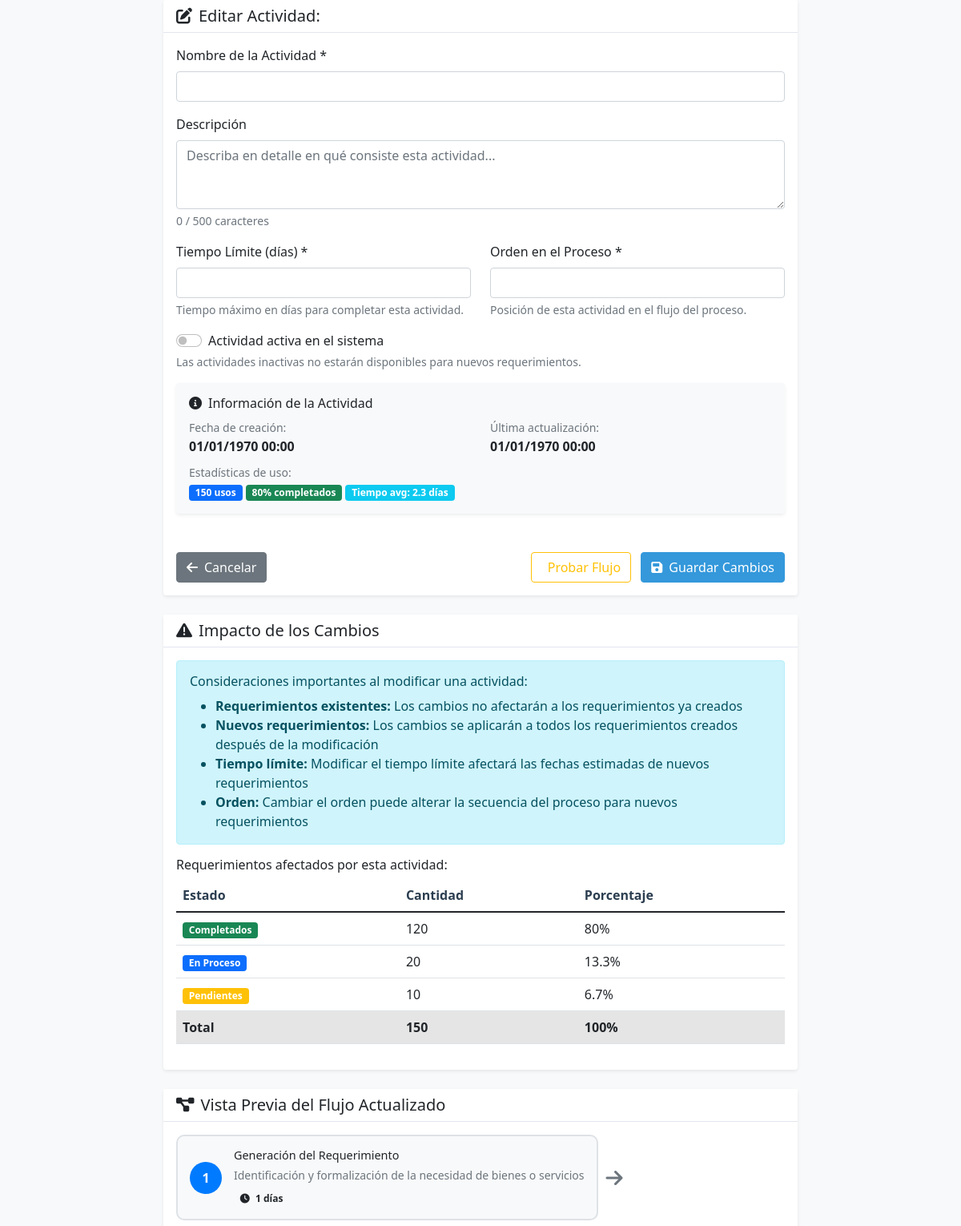
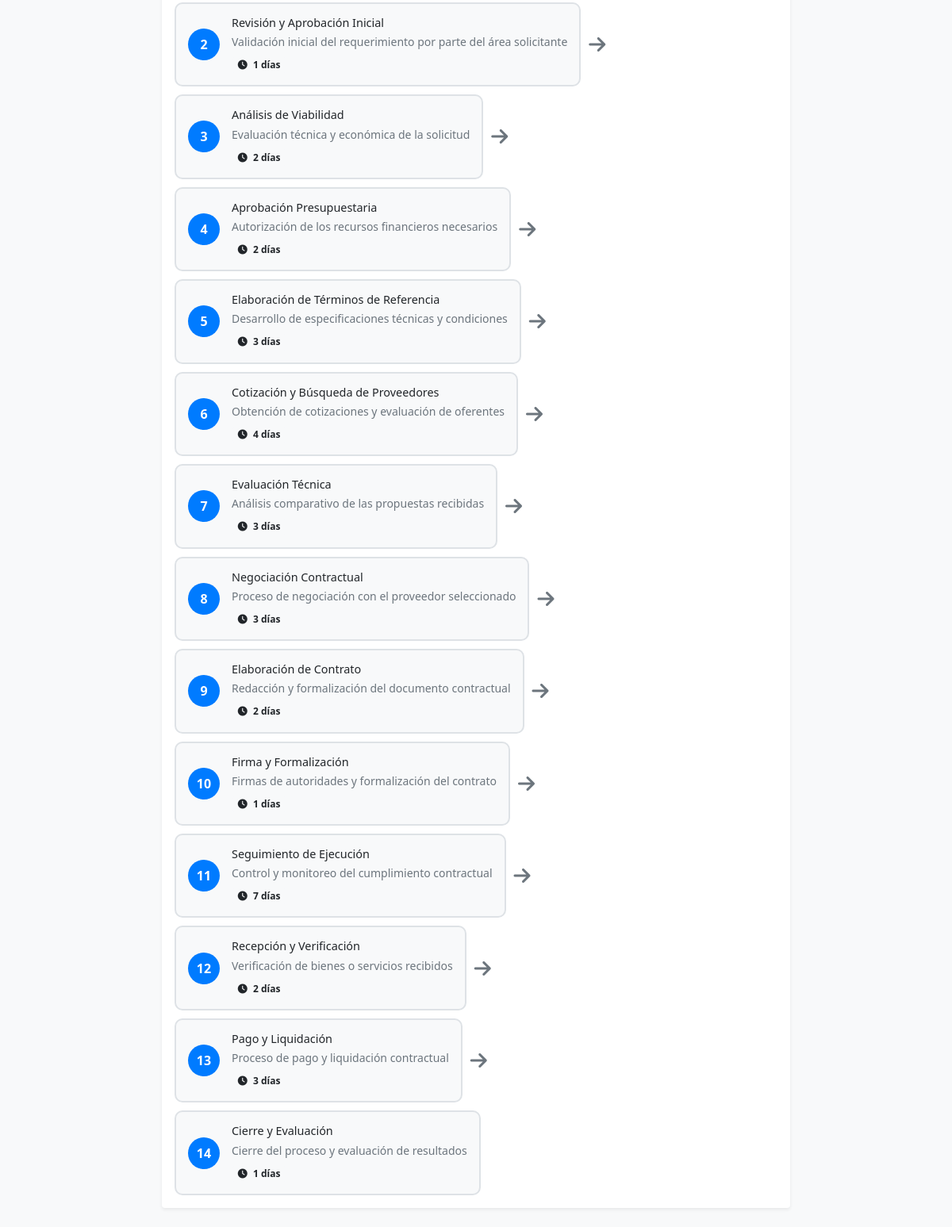
/app/views/actividades/editar.php, run on the app's committed database (2 pictures, top to bottom).
### tables this page shows
CREATE TABLE actividades (
    id INT AUTO_INCREMENT PRIMARY KEY,
    nombre VARCHAR(100) NOT NULL,
    descripcion TEXT,
    tiempo_limite INT NOT NULL,  
    orden INT NOT NULL,
    activo BOOLEAN DEFAULT TRUE,
    fecha_creacion TIMESTAMP DEFAULT CURRENT_TIMESTAMP
);

### app/models/Database.php (called while the page is built)
<?php
class Database {
    private static $instance = null;
    private $pdo;
    private function __construct() {
        try {
            $this->pdo = new PDO(
                "mysql:host=" . Config::DB_HOST . ";dbname=" . Config::DB_NAME . ";charset=" . Config::DB_CHARSET,
                Config::DB_USER,
                Config::DB_PASS,
                [
                    PDO::ATTR_ERRMODE => PDO::ERRMODE_EXCEPTION,
                    PDO::ATTR_DEFAULT_FETCH_MODE => PDO::FETCH_ASSOC,
                    PDO::ATTR_EMULATE_PREPARES => false
                ]
            );
        } catch (PDOException $e) {
            throw new Exception("Error de conexión: " . $e->getMessage());
        }
    }
    public static function getInstance() {
        if (self::$instance === null) {
            self::$instance = new self();
        }
        return self::$instance;
    }
    public function getConnection() {
        return $this->pdo;
    }
}
?>

### app/models/Actividad.php (called while the page is built, shortened)
<?php
class Actividad {
    private $db;
    public function __construct() {
        $this->db = Database::getInstance()->getConnection();
    }
    public function obtenerTodas() {
        $stmt = $this->db->query("SELECT * FROM actividades ORDER BY orden");
        return $stmt->fetchAll();
    }
}
?>

### app/views/actividades/editar.php (the view, shortened to what this page needs)
<?php
require_once 'app/views/layouts/header.php';
$actividad = $datos['actividad'];
?>
<div class="row justify-content-center">
    <div class="col-lg-8">
        <div class="card">
            <div class="card-header">
                <h5 class="card-title mb-0">
                    <i class="fas fa-edit me-2"></i>Editar Actividad: <?php echo $actividad['nombre']; ?>
                </h5>
            </div>
            <div class="card-body">
                <form method="POST" class="needs-validation" novalidate>
                    <div class="row">
                        <div class="col-md-12 mb-3">
                            <label for="nombre" class="form-label">Nombre de la Actividad *</label>
                            <input type="text" class="form-control" id="nombre" name="nombre"
                                   value="<?php echo htmlspecialchars($actividad['nombre']); ?>" required maxlength="100">
                        </div>
                        <div class="col-md-12 mb-3">
                            <label for="descripcion" class="form-label">Descripción</label>
                            <textarea class="form-control" id="descripcion" name="descripcion" rows="3"
                                      maxlength="500" placeholder="Describa en detalle en qué consiste esta actividad..."><?php echo htmlspecialchars($actividad['descripcion']); ?></textarea>
                            <div class="form-text">
                                <span id="contadorCaracteres">0</span> / 500 caracteres
                            </div>
                        </div>
                        <div class="col-md-6 mb-3">
                            <label for="tiempo_limite" class="form-label">Tiempo Límite (días) *</label>
                            <input type="number" class="form-control" id="tiempo_limite" name="tiempo_limite"
                                   value="<?php echo $actividad['tiempo_limite']; ?>" min="1" max="365" required>
                            <div class="form-text">
                                Tiempo máximo en días para completar esta actividad.
                            </div>
                        </div>
                        <div class="col-md-6 mb-3">
                            <label for="orden" class="form-label">Orden en el Proceso *</label>
                            <input type="number" class="form-control" id="orden" name="orden"
                                   value="<?php echo $actividad['orden']; ?>" min="1" max="20" required>
                            <div class="form-text">
                                Posición de esta actividad en el flujo del proceso.
                            </div>
                        </div>
                        <div class="col-12 mb-3">
                            <div class="form-check form-switch">
                                <input class="form-check-input" type="checkbox" id="activo" name="activo"
                                       <?php echo $actividad['activo'] ? 'checked' : ''; ?>>
                                <label class="form-check-label" for="activo">
                                    Actividad activa en el sistema
                                </label>
                            </div>
                            <div class="form-text">
                                Las actividades inactivas no estarán disponibles para nuevos requerimientos.
                            </div>
                        </div>
                        <div class="col-12">
                            <div class="card bg-light">
                                <div class="card-body">
                                    <h6 class="card-title">
                                        <i class="fas fa-info-circle me-2"></i>Información de la Actividad
                                    </h6>
                                    <div class="row">
                                        <div class="col-md-6">
                                            <small class="text-muted">Fecha de creación:</small><br>
                                            <strong><?php echo date('d/m/Y H:i', strtotime($actividad['fecha_creacion'])); ?></strong>
                                        </div>
                                        <div class="col-md-6">
                                            <small class="text-muted">Última actualización:</small><br>
                                            <strong><?php echo date('d/m/Y H:i', strtotime($actividad['fecha_actualizacion'] ?? $actividad['fecha_creacion'])); ?></strong>
                                        </div>
                                        <div class="col-12 mt-2">
                                            <small class="text-muted">Estadísticas de uso:</small><br>
                                            <?php
                                            $totalUsos = 150;
                                            $completados = 120;
                                            $porcentajeCompletados = $totalUsos > 0 ? round(($completados / $totalUsos) * 100) : 0;
                                            ?>
                                            <span class="badge bg-primary"><?php echo $totalUsos; ?> usos</span>
                                            <span class="badge bg-success"><?php echo $porcentajeCompletados; ?>% completados</span>
                                            <span class="badge bg-info">Tiempo avg: 2.3 días</span>
                                        </div>
                                    </div>
                                </div>
                            </div>
                        </div>
                    </div>
                    <div class="row mt-4">
                        <div class="col-12">
                            <div class="d-flex justify-content-between">
                                <a href="<?php echo BASE_URL; ?>actividades" class="btn btn-secondary">
                                    <i class="fas fa-arrow-left me-2"></i>Cancelar
                                </a>
                                <div>
                                    <button type="button" class="btn btn-outline-warning me-2"
                                            onclick="probarActividad()">
                                        <i class="fas fa-test-tube me-2"></i>Probar Flujo
                                    </button>
                                    <button type="submit" class="btn btn-primary">
                                        <i class="fas fa-save me-2"></i>Guardar Cambios
                                    </button>
                                </div>
                            </div>
                        </div>
                    </div>
                </form>
            </div>
        </div>
        <div class="card mt-4">
            <div class="card-header">
                <h5 class="card-title mb-0">
                    <i class="fas fa-exclamation-triangle me-2"></i>Impacto de los Cambios
                </h5>
            </div>
            <div class="card-body">
                <div class="alert alert-info">
                    <h6 class="alert-heading">Consideraciones importantes al modificar una actividad:</h6>
                    <ul class="mb-0">
                        <li><strong>Requerimientos existentes:</strong> Los cambios no afectarán a los requerimientos ya creados</li>
                        <li><strong>Nuevos requerimientos:</strong> Los cambios se aplicarán a todos los requerimientos creados después de la modificación</li>
                        <li><strong>Tiempo límite:</strong> Modificar el tiempo límite afectará las fechas estimadas de nuevos requerimientos</li>
                        <li><strong>Orden:</strong> Cambiar el orden puede alterar la secuencia del proceso para nuevos requerimientos</li>
                    </ul>
                </div>
                <div class="mt-3">
                    <h6>Requerimientos afectados por esta actividad:</h6>
                    <div class="table-responsive">
                        <table class="table table-sm">
                            <thead>
                                <tr>
                                    <th>Estado</th>
                                    <th>Cantidad</th>
                                    <th>Porcentaje</th>
                                </tr>
                            </thead>
                            <tbody>
                                <tr>
                                    <td><span class="badge bg-success">Completados</span></td>
                                    <td>120</td>
                                    <td>80%</td>
                                </tr>
                                <tr>
                                    <td><span class="badge bg-primary">En Proceso</span></td>
                                    <td>20</td>
                                    <td>13.3%</td>
                                </tr>
                                <tr>
                                    <td><span class="badge bg-warning">Pendientes</span></td>
                                    <td>10</td>
                                    <td>6.7%</td>
                                </tr>
                                <tr class="table-active">
                                    <td><strong>Total</strong></td>
                                    <td><strong>150</strong></td>
                                    <td><strong>100%</strong></td>
                                </tr>
                            </tbody>
                        </table>
                    </div>
                </div>
            </div>
        </div>
        <div class="card mt-4">
            <div class="card-header">
                <h5 class="card-title mb-0">
                    <i class="fas fa-project-diagram me-2"></i>Vista Previa del Flujo Actualizado
                </h5>
            </div>
            <div class="card-body">
                <?php
                $actividadModel = new Actividad();
                $actividades = $actividadModel->obtenerTodas();
                ?>
                <div class="process-preview">
                    <?php foreach ($actividades as $index => $act): ?>
                    <div class="process-step <?php echo !$act['activo'] ? 'inactive' : ''; ?>
                         <?php echo $act['id'] == $actividad['id'] ? 'current-activity' : ''; ?>">
                        <div class="step-number"><?php echo $act['orden']; ?></div>
                        <div class="step-content">
                            <h6>
                                <?php echo $act['nombre']; ?>
                            </h6>
                            <p class="small text-muted mb-1"><?php echo $act['descripcion']; ?></p>
                            <div class="step-meta">
                                <span class="badge bg-light text-dark">
                                    <i class="fas fa-clock me-1"></i>
                                    <?php echo $act['id'] == $actividad['id'] ?
                                        ($_POST['tiempo_limite'] ?? $actividad['tiempo_limite']) :
                                        $act['tiempo_limite']; ?> días
                                </span>
                            </div>
                        </div>
                    </div>
                    <?php if ($index < count($actividades) - 1): ?>
                    <div class="process-arrow">
                        <i class="fas fa-arrow-right"></i>
                    </div>
                    <?php endif; ?>
                    <?php endforeach; ?>
                </div>
            </div>
        </div>
    </div>
</div>
<?php require_once 'app/views/layouts/footer.php'; ?>

### assets/css/style.css (style rules this page uses)
:root { --primary-color: #2c3e50; --secondary-color: #3498db; --success-color: #27ae60; --warning-color: #f39c12; --danger-color: #e74c3c; --light-color: #ecf0f1; --dark-color: #2c3e50; }
body { font-family: 'Segoe UI', Tahoma, Geneva, Verdana, sans-serif; background-color: #f8f9fa; }
.card { border: none; box-shadow: 0 0.125rem 0.25rem rgba(0,0,0,0.075); margin-bottom: 1.5rem; }
.card-header { background-color: white; border-bottom: 1px solid #e3e6f0; }
.btn-primary { background-color: var(--secondary-color); border-color: var(--secondary-color); }
.table th { border-top: none; font-weight: 600; color: var(--dark-color); }

### assets/css/dashboard.css (style rules this page uses)
.table-sm th, .table-sm td { padding: 0.5rem; }

### app/views/actividades/editar.php (style rules this page uses)
.process-preview { display: flex; align-items: center; flex-wrap: wrap; gap: 10px; }
.process-step { display: flex; align-items: center; background: #f8f9fa; border: 2px solid #dee2e6; border-radius: 10px; padding: 15px; min-width: 250px; }
.step-number { background: #007bff; color: white; border-radius: 50%; width: 40px; height: 40px; display: flex; align-items: center; justify-content: center; font-weight: bold; margin-right: 15px; }
.step-content h6 { margin-bottom: 5px; font-size: 0.9rem; }
.step-meta { margin-top: 5px; }
.process-arrow { color: #6c757d; font-size: 1.5rem; }

### data on the page
actividades: orden "1", nombre "Generación del Requerimiento", descripcion "Identificación y formalización de la necesidad de bienes o servicios", tiempo_limite "1"
actividades: orden "2", nombre "Revisión y Aprobación Inicial", descripcion "Validación inicial del requerimiento por parte del área solicitante", tiempo_limite "1"
actividades: orden "3", nombre "Análisis de Viabilidad", descripcion "Evaluación técnica y económica de la solicitud", tiempo_limite "2"
actividades: orden "4", nombre "Aprobación Presupuestaria", descripcion "Autorización de los recursos financieros necesarios", tiempo_limite "2"
actividades: orden "5", nombre "Elaboración de Términos de Referencia", descripcion "Desarrollo de especificaciones técnicas y condiciones", tiempo_limite "3"
actividades: orden "6", nombre "Cotización y Búsqueda de Proveedores", descripcion "Obtención de cotizaciones y evaluación de oferentes", tiempo_limite "4"
actividades: orden "7", nombre "Evaluación Técnica", descripcion "Análisis comparativo de las propuestas recibidas", tiempo_limite "3"
actividades: orden "8", nombre "Negociación Contractual", descripcion "Proceso de negociación con el proveedor seleccionado", tiempo_limite "3"
actividades: orden "9", nombre "Elaboración de Contrato", descripcion "Redacción y formalización del documento contractual", tiempo_limite "2"
actividades: orden "10", nombre "Firma y Formalización", descripcion "Firmas de autoridades y formalización del contrato", tiempo_limite "1"
actividades: orden "11", nombre "Seguimiento de Ejecución", descripcion "Control y monitoreo del cumplimiento contractual", tiempo_limite "7"
actividades: orden "12", nombre "Recepción y Verificación", descripcion "Verificación de bienes o servicios recibidos", tiempo_limite "2"
actividades: orden "13", nombre "Pago y Liquidación", descripcion "Proceso de pago y liquidación contractual", tiempo_limite "3"
actividades: orden "14", nombre "Cierre y Evaluación", descripcion "Cierre del proceso y evaluación de resultados", tiempo_limite "1"

### other printed values
date('d/m/Y H:i', strtotime($actividad['fecha_creacion'])) "01/01/1970 00:00"
$totalUsos "150"
$porcentajeCompletados "80"
